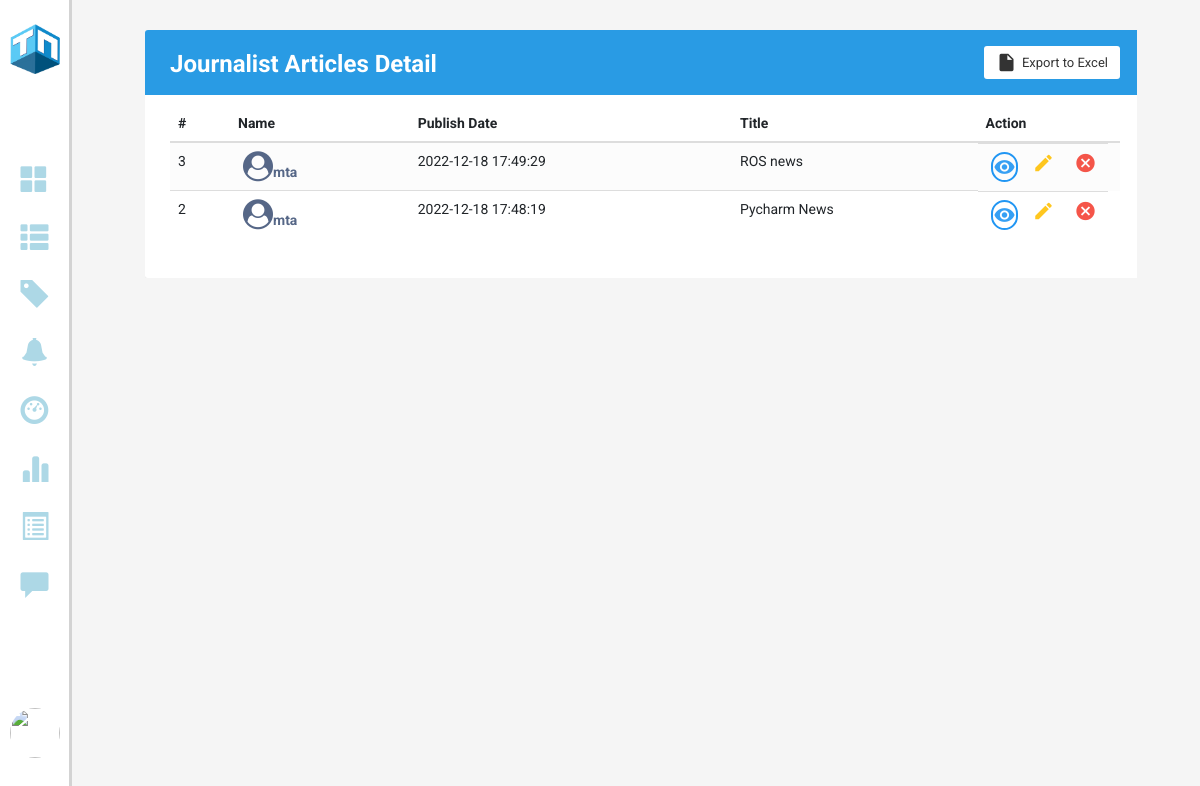
Before: /AdminarticleDetails (signed in) with the older database file.
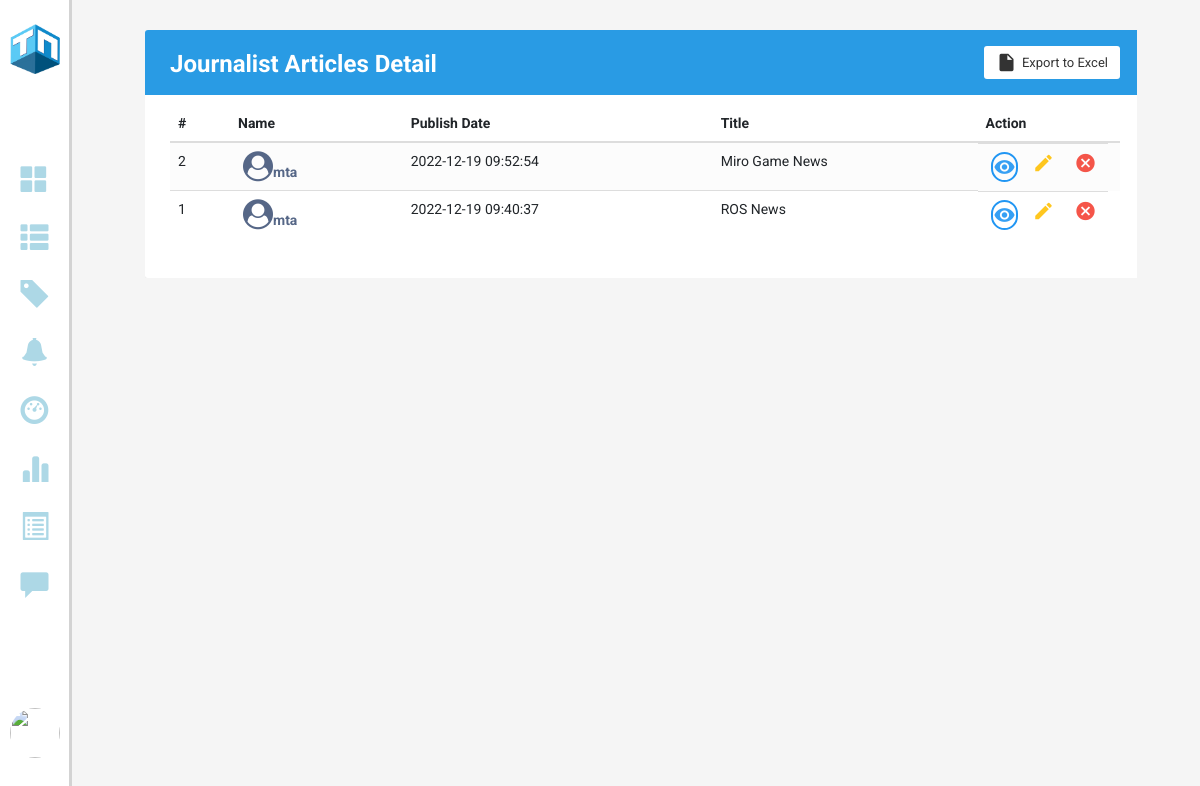
After: the same page with the newer database file.
### models.py (models this page shows)
class News(db.Model):
    id = Column(Integer, primary_key = True)
    post_id = Column(Integer, ForeignKey('posts.id'), nullable=False)
    title = Column(String, nullable=False)
    category_id = Column(Integer, ForeignKey('categories.id'), nullable=False)
    image = Column(BLOB, nullable=False)
    mimetype = Column(String, nullable=False)
    views = Column(Integer, nullable=False)
    published = Column(Boolean, nullable = False)
    commented_news = db.relationship('Comments', backref = backref('commented_news'), cascade = 'all, delete')

class Users(db.Model, UserMixin):
    id = db.Column(db.Integer,  primary_key = True, nullable = False)
    email = Column(String, nullable=False, unique = True)
    username = Column(String, nullable=False)
    role = Column(String, nullable=False)
    password = Column(String, nullable=False)
    profile_pic = Column(BLOB, nullable=False)
    mimetype = Column(String, nullable=False)
    status = Column(Boolean, nullable=False)
    created_at = Column(DateTime, server_default = func.now(), nullable=False)
    updated_at = Column(DateTime, server_default = func.now(), server_onupdate = func.now(), nullable=False)
    poster = db.relationship('Posts', backref=backref('poster'), cascade = 'all, delete')
    reporter = db.relationship('Reports', backref=backref('reporter'), cascade = 'all, delete')
    bookmarker = db.relationship('Bookmarks', backref=backref('bookmarker'), cascade = 'all, delete')
    notifier = db.relationship('Notifications', backref=backref('notifier'), cascade = 'all, delete')

class Posts(db.Model):
    id = Column(Integer, primary_key = True)
    poster_id = Column(Integer, ForeignKey('users.id'), nullable=False)
    type_id = Column(Integer, ForeignKey('types.id'), nullable=False)
    description = Column(String, nullable=False)
    created_at = Column(DateTime, server_default = func.now(), nullable=False)
    updated_at = Column(DateTime, server_default = func.now(), server_onupdate = func.now(), nullable=False)
    article = db.relationship('News', backref=backref('article'), cascade = 'all, delete')
    post = db.relationship('Reports', backref=backref('post'), cascade = 'all, delete')
    comment_post = db.relationship('Comments', backref=backref('comment_post'), cascade = 'all, delete')

### app.py (the view)
@app.route("/AdminarticleDetails")
@login_required
def Admin_article_details():
    note_form = NoteForm()
    news = News.query.filter_by(published = True).order_by(News.id.desc()).all()
    return render_template("AdminArticleDetails.html", news = news, note_form = note_form)

### app.py (called while the page is built)
@login_manager.user_loader
def load_user(user_id):
    return Users.query.get(int(user_id))

### templates/AdminArticleDetails.html (shortened to what this page needs)
<!DOCTYPE html>
<html lang="en">
<head>
    <link rel="stylesheet" type="text/css" href="/static/style.css">
    <link rel="stylesheet" href="https://stackpath.bootstrapcdn.com/bootstrap/4.5.0/css/bootstrap.min.css">
    <link rel="stylesheet" href="https://maxcdn.bootstrapcdn.com/font-awesome/4.7.0/css/font-awesome.min.css">
    <link rel="stylesheet" href="https://maxcdn.bootstrapcdn.com/bootstrap/3.3.6/css/bootstrap.min.css">
    <link rel="stylesheet" href="https://cdnjs.cloudflare.com/ajax/libs/font-awesome/4.7.0/css/font-awesome.min.css">
    <link rel="stylesheet" href="https://maxcdn.bootstrapcdn.com/bootstrap/3.3.7/css/bootstrap.min.css"
>
</head>
<body>
    <section class="GContent" style="background-color: #f2f3f4">
        {% include 'left_admin_menu.html' %}
        <div class="G1" style="width: 94%;">
            <div class="Gformat" style="width: 100%;">
                <div class="container-xl">
                    <div class="table-responsive">
                        <div class="table-wrapper">
                            <div class="table-title">
                                <div class="row">
                                    <div class="col-sm-5">
                                        <h2 style="color: white">Journalist Articles <b>Detail</b></h2>
                                    </div>
                                    <div class="col-sm-7">
                                        <a href="#" class="btn btn-secondary"><i class="material-icons">&#xE24D;</i>
                                            <span>Export to Excel</span></a>
                                    </div>
                                </div>
                            </div>
                            <table class="table table-striped table-hover">
                                <thead>
                                    <tr>
                                        <th>#</th>
                                        <th>Name</th>
                                        <th>Publish Date</th>
                                        <th>Title</th>
                                        <th style="width: 15%;">Action</th>
                                    </tr>
                                </thead>
                                <tbody>
                                    {% for article in news %}
                                    <tr>
                                        <td>{{article.id}}</td>
                                        <td><a href="#"><i class="fa fa-user-circle" aria-hidden="true"
                                                    style="font-size: 30px;"></i>{{article.article.poster.username}}</a>
                                        </td>
                                        <td>{{article.article.created_at}}</td>
                                        <td>{{article.title}}</td>
                                        <td class="d-flex">
                                            <a href="{{ url_for('summary_view', news_id=article.id) }}" class="view"
                                                title="View Article" data-toggle="tooltip"><i
                                                    class="material-icons">&#xE417;</i></a>
                                            <form action="{{ url_for('writenote', id = article.article.poster.id, current_url = request.path) }}" method="post">
                                                <a href="" class="edit" title="Write Note" data-toggle="modal" data-target="#replyModal">
                                                    <i class="material-icons">&#xE254;</i>
                                                </a>
                                            </form>
                                            <a href="{{ url_for('delete_news', post_id = article.article.id)}}"
                                                class="delete" title="Delete Article" data-toggle="tooltip"><i
                                                    class="material-icons">&#xE5C9;</i></a>
                                        </td>
                                    </tr>
                                    {% endfor %}
                                </tbody>
                            </table>
                        </div>
                    </div>
                </div>
            </div>
        </div>
    </section>
</body>
</html>

### templates/left_admin_menu.html (shortened to what this page needs)
<div class="iconbar" style="background-color: white;">
        <a href="/"><img class="logo" src="/static/Images/navbarLogo.png" style="cursor: pointer;"
                        tooltip-glyph="glyph-tooltip-demo" data-original-title="Home"></a>
        <a href="/Admindashboard"><span class="glyphicon glyphicon glyphicon-th-large icon-size"
                        tooltip-glyph="glyph-tooltip-demo" data-original-title="Dashboard"></span></a><br>
        <a href="/AdminarticleDetails"><span class="glyphicon glyphicon-th-list icon-size"
                        tooltip-glyph="glyph-tooltip-demo" data-original-title="Articles"></span></a><br>
        <a href="/addcategory"><span class="glyphicon glyphicon glyphicon-tag icon-size"
                        tooltip-glyph="glyph-tooltip-demo" data-original-title="Articles"></span></a><br>
        <a href="/Adminnotification"><span class="glyphicon glyphicon-bell icon-size" tooltip-glyph="glyph-tooltip-demo"
                        data-original-title="Notifications"></span></a><br>
        <a href="/onlinestatus"><span class="glyphicon glyphicon glyphicon-dashboard icon-size"
                        tooltip-glyph="glyph-tooltip-demo" data-original-title="Online_Status"></span></a><br>
        <a href="/Accountdetails"><span class="glyphicon glyphicon glyphicon-stats icon-size"
                        tooltip-glyph="glyph-tooltip-demo" data-original-title="Registeration_Record"></span></a><br>
        <a href="/reportednews"><span class="glyphicon glyphicon-list-alt icon-size" tooltip-glyph="glyph-tooltip-demo"
                        data-original-title="Reported_News"></span></a><br>
        <a href="/reportedComments"><span class="glyphicon glyphicon glyphicon-comment icon-size"
                        tooltip-glyph="glyph-tooltip-demo" data-original-title="Reported_Comments"></span></a><br>
        <div class="nav-item dropdown">
                <a href="#" data-toggle="dropdown" class="user-action"><img class="profile-pic"
                                src="/{{current_user.id}}"></a>
        </div>
</div>

### static/style.css (style rules this page uses)
body { margin: 0; padding: 0; font-family: Arial, Helvetica, sans-serif; }
.GContent .iconbar { float: left; position: fixed; width: 6%; text-align: center; padding: 20px 5px; border-right-style: solid; border-color: lightgray; }
.iconbar .logo { width: 50px; height: 50px; text-align: center; margin-top: 4px; margin-bottom: 90px; }
.iconbar a { text-align: center; margin-bottom: 10px; }
.icon-size { font-size: 2em; text-align: center; margin-bottom: 30px; color: lightblue; }
.iconbar .profile-pic { width: 50px; height: 50px; border-radius: 50px; text-align: center; margin-top: 80px; margin-bottom: 21px; }
.GContent .G1 { float: left; margin-left: 6%; padding: 0 4%; width: 64%; }
.Gformat { float: left; width: 75%; padding-left: 10px; }
.Gformat h2 { margin-top: 19px; font-size: 20px; font-weight: bold; color: black; margin-right: 6px; }
.table-responsive { margin: 30px 0; }
.table-wrapper { min-width: 1000px; background: #fff; padding: 20px; box-shadow: 0 1px 1px rgba(0, 0, 0, .05); }
.table-title { padding-bottom: 10px; margin: 0 0 10px; min-width: 100%; }
.table-title h2 { margin: 8px 0 0; font-size: 22px; }
table.table tr th, table.table tr td { border-color: #e9e9e9; }
table.table-striped tbody tr:nth-of-type(odd) { background-color: #fcfcfc; }
table.table td:last-child { width: 130px; }
table.table td a { color: #a0a5b1; display: inline-block; margin: 0 5px; }
table.table td a.view { color: #03A9F4; }
table.table td a.edit { color: #FFC107; }
table.table td a.delete { color: #E34724; }
table.table td i { font-size: 19px; }
.table-wrapper { min-width: 1000px; background: #fff; padding: 20px 25px; border-radius: 3px; box-shadow: 0 1px 1px rgba(0, 0, 0, .05); }
.table-title { padding-bottom: 15px; background: #299be4; color: #fff; padding: 16px 30px; margin: -20px -25px 10px; border-radius: 3px 3px 0 0; }
.table-title h2 { margin: 5px 0 0; font-size: 24px; }
.table-title .btn { color: #566787; float: right; font-size: 13px; background: #fff; border: none; min-width: 50px; border-radius: 2px; border: none; outline: none !important; margin-left: 10px; }
.table-title .btn i { float: left; font-size: 21px; margin-right: 5px; }
.table-title .btn span { float: left; margin-top: 2px; }
table.table tr th, table.table tr td { border-color: #e9e9e9; padding: 12px 15px; vertical-align: middle; }
table.table tr th:first-child { width: 60px; }
table.table tr th:last-child { width: 100px; }
table.table td:last-child i { opacity: 0.9; font-size: 22px; margin: 0 5px; }
table.table td a { font-weight: bold; color: #566787; display: inline-block; text-decoration: none; }
table.table td a.delete { color: #F44336; }
.table-wrapper .btn { float: right; color: #333; background-color: #fff; border-radius: 3px; border: none; outline: none !important; margin-left: 10px; }
.table-title .btn { font-size: 13px; border: none; }
.table-title { color: #fff; padding: 16px 25px; margin: -20px -25px 10px; border-radius: 3px 3px 0 0; }
table.table tr th:last-child { width: 80px; }
table.table td a.view { width: 30px; height: 30px; color: #2196F3; border: 2px solid; border-radius: 30px; text-align: center; }
table.table td a.view i { font-size: 22px; margin: 2px 0 0 1px; }

### templates/AdminArticleDetails.html (style rules this page uses)
body { color: #566787; background: #f5f5f5; font-family: 'Roboto', sans-serif; }

Changed rows visible on the page:
removed News: id "3", article.poster.username "mta", article.created_at "2022-12-18 17:49:29", title "ROS news"
changed News id 2: article.created_at "2022-12-18 17:48:19" → "2022-12-19 09:52:54"; title "Pycharm News" → "Miro Game News"
now on this page (row edited): News: id "1", article.poster.username "mta", article.created_at "2022-12-19 09:40:37", title "ROS News"
